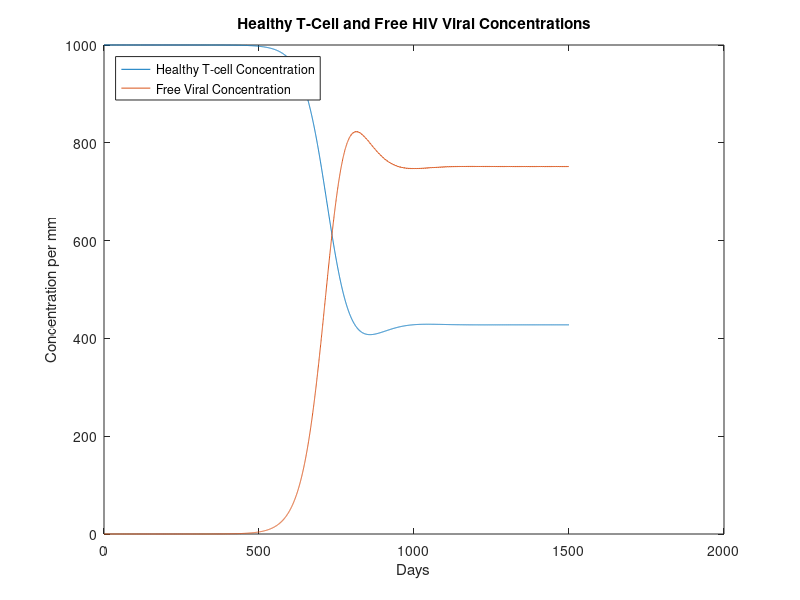

This chart was generated by the following MATLAB code:
%%HIV/AIDS LAB Example%%
clear all;close all; format long; 
%%Assign Values to Constants and N%%
s=10; r=.03; Tmax=1500; k1=.000024; k2=3*10.^(-3); 
 Mt=.02; Mv=2.4; Mb=.24; N=1800;
%%Define Perelson's Immunological Model%%
F= @(t,Y)[s+r*Y(1)*(1-(Y(1)+Y(2)+Y(3))/Tmax)-Mt*Y(1)-k1*Y(1)*Y(4);k1*Y(1)*Y(4)-Mt*Y(2)-k2*Y(2);k2*Y(2)-Mb*Y(3);N*Mb*Y(3)-k1*Y(1)*Y(4)-Mv*Y(4)];
%%Solve ODE System Numerically%%
[t,X]=ode45(F,[0,1500],[1000 0 0 10.^(-3)]);
%%Plot Solutions%%
figure 
plot(t, X(:,1)); title('Healthy T-Cell and Free HIV Viral Concentrations'); xlabel('Days'); ylabel('Concentration per mm');
hold on;
plot(t, X(:,4)); 
hold off;
legend('Healthy T-cell Concentration','Free Viral Concentration','location','northwest');